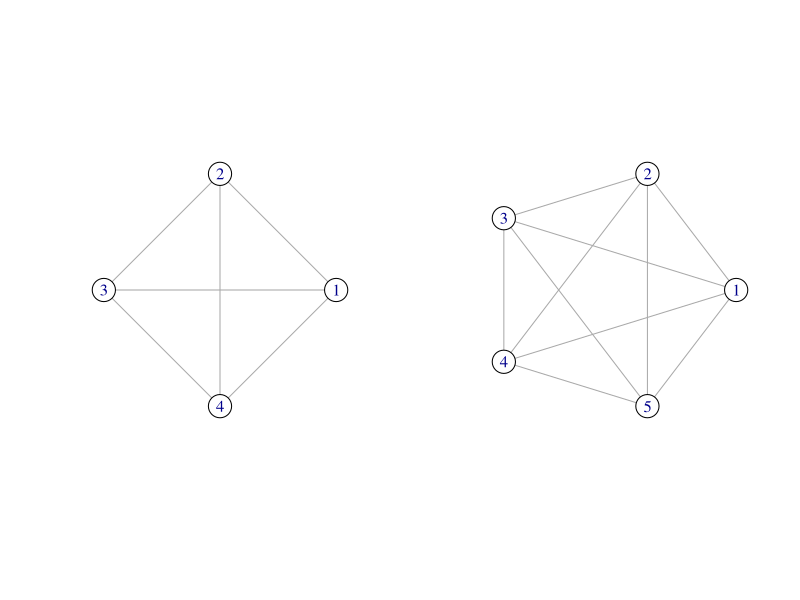
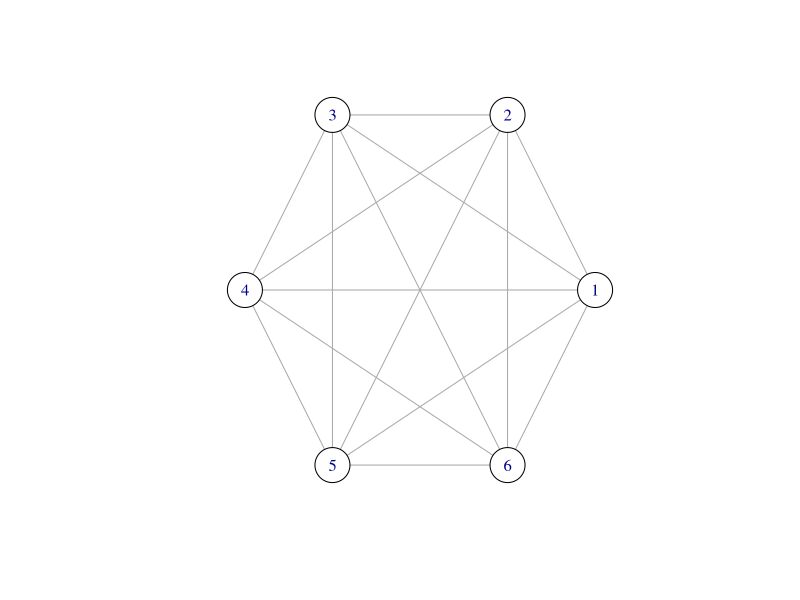
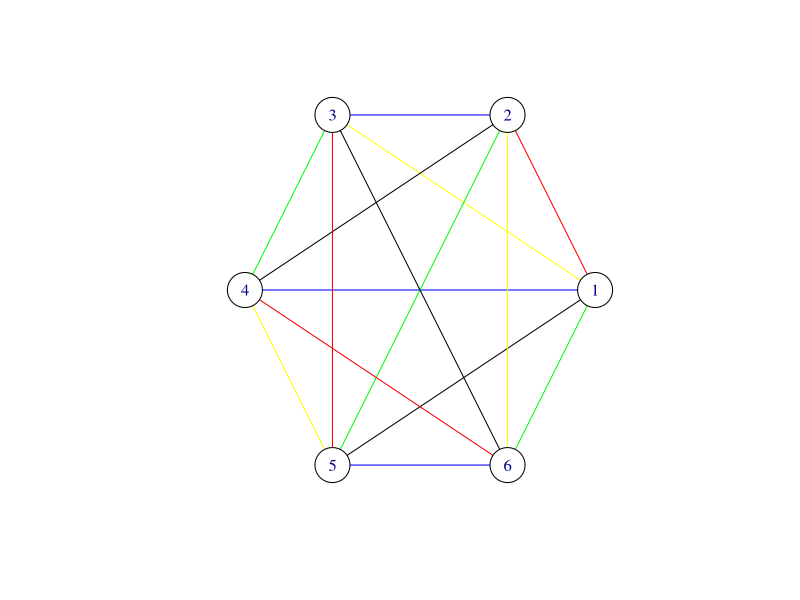

R code for these plots, in order:
## ---- chunk 1
knitr::opts_chunk$set(
  echo = TRUE,
  message = FALSE,
  warning = FALSE
)
## ---- chunk 2
library(igraph)
g <- make_full_graph(4)
h <- make_full_graph(5)

par(mfrow = c(1, 2))

plot(g, layout = layout_in_circle(g), vertex.color = "white", vertex.size = 20)
plot(h, layout = layout_in_circle(h), vertex.color = "white", vertex.size = 20)
## ---- chunk 3
g <- make_full_graph(6)

par(mfrow = c(1, 1))

plot(g, layout = layout_in_circle(g), vertex.color = "white", vertex.size = 20)
## ---- chunk 4
E(g)[c(1, 11, 14)]$color <- "red"
E(g)[c(3, 6, 15)]$color <- "blue"
E(g)[c(5, 8, 10)]$color <- "green"
E(g)[c(2, 9, 13)]$color <- "yellow"
E(g)[c(4, 7, 12)]$color <- "black"

plot(g, layout = layout_in_circle(g), vertex.color = "white", vertex.size = 20)
